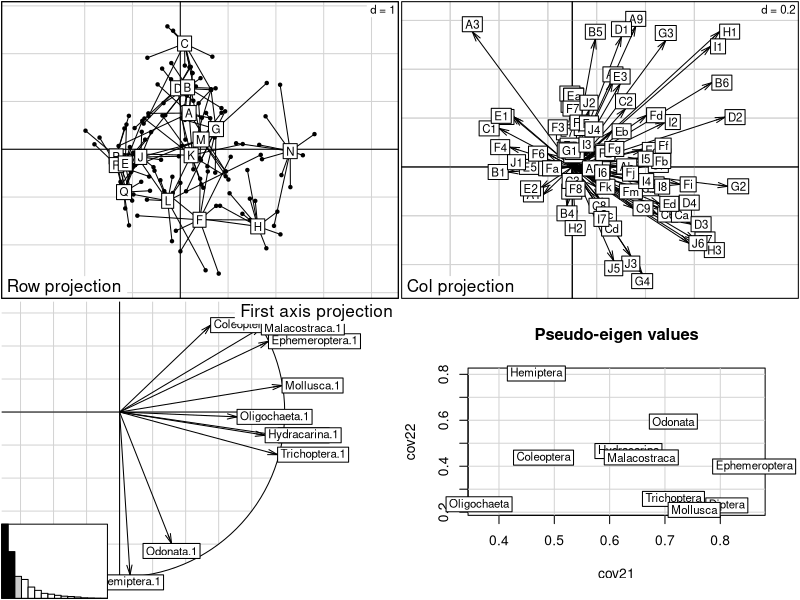

Reproduce this figure in R.
library(ade4)


### Name: mcoa
### Title: Multiple CO-inertia Analysis
### Aliases: mcoa print.mcoa summary.mcoa plot.mcoa
### Keywords: multivariate

### ** Examples

data(friday87)
w1 <- data.frame(scale(friday87$fau, scal = FALSE))
w2 <- ktab.data.frame(w1, friday87$fau.blo, tabnames = friday87$tab.names)
mcoa1 <- mcoa(w2, "lambda1", scan = FALSE)
mcoa1
summary(mcoa1)
plot(mcoa1)
